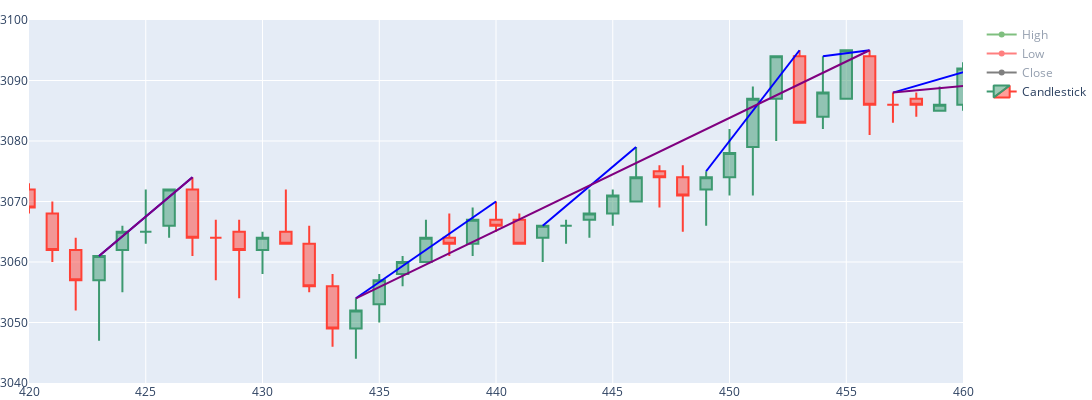

The notebook cell this image was saved under:
### Code cell
fig = go.Figure(data= [
    go.Scatter(x=df_fesx.index, y=df_fesx.High,name = 'High',mode="lines+markers", marker_color = "green",visible="legendonly"),
    go.Scatter(x=df_fesx.index, y=df_fesx.Low,name = 'Low',mode="lines+markers", marker_color = "red", visible="legendonly"),
    go.Scatter(x=df_fesx.index, y=df_fesx.Close,name = 'Close',mode="lines+markers", marker_color = "black", visible="legendonly"),
    
    go.Candlestick(x=df_fesx.index,
                open=df_fesx['Open'],
                high=df_fesx['High'],
                low=df_fesx['Low'],
                close=df_fesx['Close'],
                name = 'Candlestick'
                )
    ]
    )

fig.update_layout(
    xaxis_rangeslider_visible= False
)
col_name = "High"
for seg_idx in range(segs_high.shape[1]):
    start_idx = int(segs_high[0,seg_idx])
    end_idx = int(segs_high[1,seg_idx] )
    start_wave = df_fesx.loc[start_idx, col_name]
    end_wave = df_fesx.loc[end_idx, col_name]
    fig.add_trace(
    go.Scatter(x=[start_idx, end_idx], y=[start_wave, end_wave],name = col_name,mode="lines", marker_color = 'blue',legendgroup=col_name, showlegend=False)
    )      

dict_color = {"High":"purple", "Low":"orange"}


for seg_idx in range(segs_merged.shape[1]):
    start_idx = int(segs_merged[0,seg_idx])
    end_idx = int(segs_merged[1,seg_idx] )
    start_wave = df_fesx.loc[start_idx, col_name]
    end_wave = df_fesx.loc[end_idx, col_name]
    fig.add_trace(
    go.Scatter(x=[start_idx, end_idx], y=[start_wave, end_wave],name = col_name,mode="lines", marker_color = 'purple', showlegend=False)
    )


df_peaks = pd.DataFrame(np.transpose(segs_merged), columns=['start_idx', 'end_idx']).astype(int)
df_peaks = df_peaks.merge(df_fesx[['index','High']], left_on='end_idx', right_on='index', how='left')
df_peaks['high_diff'] = df_peaks.High.diff()

for idx, row in df_peaks.iterrows():
    start_idx = row['start_idx']
    end_idx = row['end_idx']
    high = row['High']
    #fig.add_trace(
    #    go.Scatter(x=[start_idx, end_idx], y=[start_wave, end_wave],name = col_name,mode="lines", marker_color = dict_color[col_name], showlegend=False)
    #    )


fig.update_layout(height=400, width=1200,
     margin=dict(l=0, r=0, t=20, b=0),             
                  )

#fig.update_xaxes( range=[1435, 1490])
#fig.update_yaxes( range=[3180, 3280])

fig.update_xaxes( range=[420, 460])
fig.update_yaxes( range=[3040, 3100])

fig.show()

# Check 1479
# Check 430
